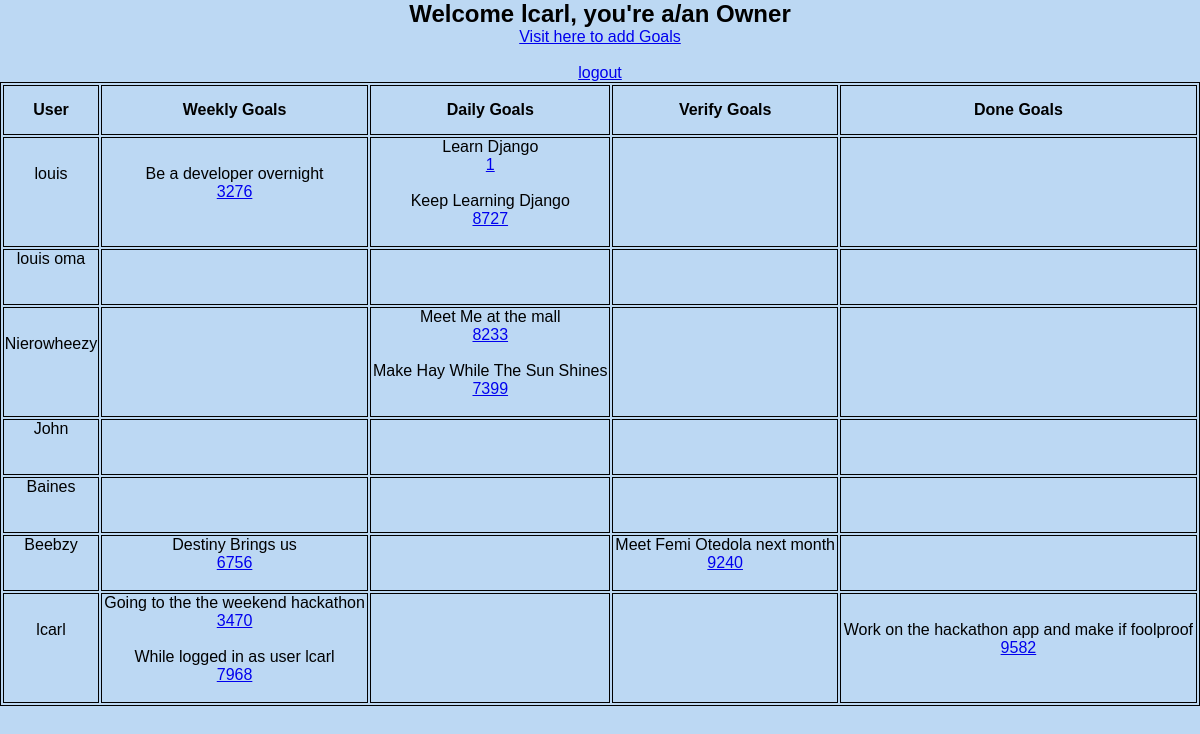
Page /olaniyiolabode99scrumy/home (signed in) on the committed database.
### olaniyiolabode99scrumy/models.py (models this page shows, shortened)
class ScrumyGoals(models.Model):
    goal_name = models.CharField(max_length=255)
    goal_id = models.IntegerField(default=30)
    created_by = models.CharField(max_length=30)
    moved_by = models.CharField(max_length=30)
    owner = models.CharField(max_length=30)
    goal_status = models.ForeignKey(
        GoalStatus,
        on_delete = models.PROTECT, null= True)
    user = models.ForeignKey(
        User,
        related_name='user',
        on_delete= models.PROTECT)

### olaniyiolabode99scrumy/views.py (the view)
# urls.py: 2. Add a URL to urlpatterns:  path('', views.home, name='home')
@login_required(login_url='accounts/login/')
def home(request):
    goals = ScrumyGoals.objects.filter(goal_name='Keep Learning Django')
    users = User.objects.all()
    weekly = GoalStatus.objects.get(status_name="Weekly Goal")
    weekly = weekly.scrumygoals_set.all()
    daily = GoalStatus.objects.get(status_name="Daily Goal")
    daily = daily.scrumygoals_set.all()
    verify = GoalStatus.objects.get(status_name="Verify Goal")
    verify = verify.scrumygoals_set.all()
    done = GoalStatus.objects.get(status_name="Done Goal")
    done = done.scrumygoals_set.all()
    current_user = request.user
    group = None
    if current_user.username == 'louis':
        group = group
    else:
        group = current_user.groups.all()[0]
    context = {
        'goals':goals,
        'users':users,
        'weekly':weekly,
        'daily':daily,
        'verify':verify,
        'done':done,
        'current_user':current_user,
        'group':group,
    }
    output = ', '.join([goal.goal_name for goal in goals])
    return render(request, "olaniyiolabode99scrumy/home.html", context)

### olaniyiolabode99scrumy/templates/olaniyiolabode99scrumy/home.html (shortened to what this page needs)
<!DOCTYPE html>
<html lang="en">
<head>
</head>
<body>
    <div id='head'>
        <h2>Welcome {{current_user}},
            {%if current_user.username == 'louis'%} You are the Super Admin
            {%else%}
            you're a/an {{group}}
            {%endif%}
        </h2>
        <li class="addgoal"><a href="{% url 'add goal' %}"> Visit here to add Goals </a></li><br>
        {% if current_user.is_authenticated %}
        <a class="logt" href="{% url 'logout' %}">logout</a>
        {%endif%}
    </div>
    <div>
        <table>
            <thead class="head">
                <tr>
                    <th>User</th>
                    <th>Weekly Goals</th>
                    <th>Daily Goals</th>
                    <th>Verify Goals</th>
                    <th>Done Goals</th>
                </tr>
            </thead>
            <tbody>
                {%for user in users%}
                <tr>
                    <td>
                        {{user}}<br><br><br>
                    </td>
                    <td>
                        {%for week in weekly%}
                        {% if user == week.user%}
                        {{week.goal_name}}<br>
                        <a href="{% url 'move goal' week.goal_id %}">{{week.goal_id}} </a><br><br>
                        {%endif%}
                        {%endfor%}
                    </td>
                    <td>
                        {%for day in daily%}
                        {% if user == day.user%}
                        {{day.goal_name}} <br>
                        <a href="{% url 'move goal' day.goal_id %}">{{day.goal_id}} </a><br><br>
                        {%endif%}
                        {%endfor%}
                    </td>
                    <td>
                        {%for ver in verify%}
                        {% if user == ver.user%}
                        {{ver.goal_name}} <br>
                        <a href="{% url 'move goal' ver.goal_id %}">{{ver.goal_id}} </a> <br> <br>
                        {%endif%}
                        {%endfor%}
                    </td>
                    <td>
                        {%for don in done%}
                        {% if user == don.user%}
                        {{don.goal_name}} <br>
                        <a href="{% url 'move goal' don.goal_id %}">{{don.goal_id}} </a><br><br>
                        {%endif%}
                        {%endfor%}
                    </td>
                </tr>
                {%endfor%}
            </tbody>
        </table>
    </div>
</body>
</html>

### olaniyiolabode99scrumy/templates/olaniyiolabode99scrumy/home.html (style rules this page uses)
* { margin: 0; padding: 0; box-sizing: border-box; font-family: sans-serif; }
body { background-color: rgb(188, 216, 243); text-align: center; }
table, th, td { border: 1px solid black; }
table { width: 100%; }
th { height: 50px; text-align: center; }
ul, li { list-style-type: none; }

### rows in the picture
ScrumyGoals: goal_name "Be a developer overnight", goal_id "3276"
ScrumyGoals: goal_name "Learn Django", goal_id "1"
ScrumyGoals: goal_name "Keep Learning Django", goal_id "8727"
ScrumyGoals: goal_name "Meet Me at the mall", goal_id "8233"
ScrumyGoals: goal_name "Make Hay While The Sun Shines", goal_id "7399"
ScrumyGoals: goal_name "Destiny Brings us", goal_id "6756"
ScrumyGoals: goal_name "Meet Femi Otedola next month", goal_id "9240"
ScrumyGoals: goal_name "Going to the the weekend hackathon", goal_id "3470"
ScrumyGoals: goal_name "While logged in as user lcarl", goal_id "7968"
ScrumyGoals: goal_name "Work on the hackathon app and make if foolproof", goal_id "9582"

### other values in the picture
{{ current_user }} "lcarl"
{{ group }} "Owner"
{{ user }} "louis"
{{ user }} "louis oma"
{{ user }} "Nierowheezy"
{{ user }} "John"
{{ user }} "Baines"
{{ user }} "Beebzy"
{{ user }} "lcarl"
